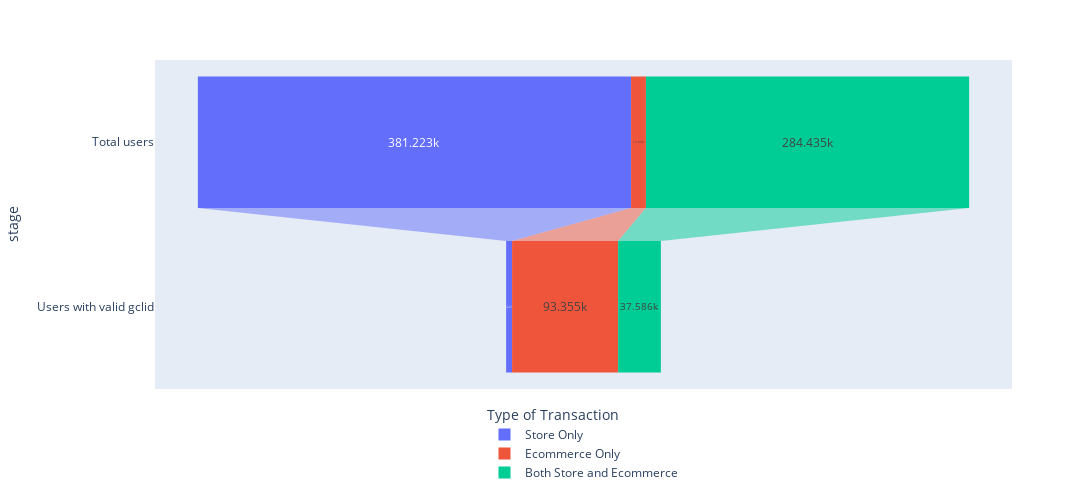

Write notebook code for a chart like this one.
### Markdown cell above
### Funnel-like chart to show the distribution of users between the different type of transactions and if they have or not a valid gclid

### Code cell
import plotly.express as px
import pandas as pd
stages = ["Total users","Users with valid gclid"]

df_store = pd.DataFrame(dict(number=[
    users_transactions.loc[users_transactions.SALES_CHANNEL=="STORE_ONLY","TOTAL_CUSTOMER_KEYS"].values[0],
    users_gclid_transactions.loc[users_gclid_transactions.SALES_CHANNEL=="STORE_ONLY","TOTAL_CUSTOMER_KEYS"].values[0], 
    #users_gclid_90days_transactions.loc[users_gclid_90days_transactions.SALES_CHANNEL=="STORE_ONLY","TOTAL_CUSTOMER_KEYS"].values[0]
    
    
], stage=stages))
df_store['Type of Transaction'] = 'Store Only'

df_ecommerce = pd.DataFrame(dict(number=[
    users_gclid_transactions.loc[users_gclid_transactions.SALES_CHANNEL=="ECOMMERCE ONLY","TOTAL_CUSTOMER_KEYS"].values[0],
    users_transactions.loc[users_transactions.SALES_CHANNEL=="ECOMMERCE ONLY","TOTAL_CUSTOMER_KEYS"].values[0],
    #users_gclid_90days_transactions.loc[users_gclid_90days_transactions.SALES_CHANNEL=="ECOMMERCE ONLY","TOTAL_CUSTOMER_KEYS"].values[0]
    
    
], stage=stages))
df_ecommerce['Type of Transaction'] = 'Ecommerce Only'

df_both = pd.DataFrame(dict(number=[
    users_transactions.loc[users_transactions.SALES_CHANNEL=="STORE AND ECOMMERCE","TOTAL_CUSTOMER_KEYS"].values[0],
    users_gclid_transactions.loc[users_gclid_transactions.SALES_CHANNEL=="STORE AND ECOMMERCE","TOTAL_CUSTOMER_KEYS"].values[0],
   # users_gclid_90days_transactions.loc[users_gclid_90days_transactions.SALES_CHANNEL=="STORE AND ECOMMERCE","TOTAL_CUSTOMER_KEYS"].values[0]    
], stage=stages))
df_both['Type of Transaction'] = 'Both Store and Ecommerce'

df = pd.concat([df_store, df_ecommerce, df_both], axis=0)
fig = px.funnel(df, x='number', y='stage', color='Type of Transaction',width=1400, height=500)

fig.update_layout(legend=dict(
    yanchor="bottom",
    y=-0.3,
    xanchor="center",
    x=0.5
))

fig.show()

### Figure 1 — Plotly figure (JSON) as saved in the notebook; plotly's stock layout.template omitted (floating-point values rounded to 4 significant figures)
{"data": [{"hovertemplate": "Type of Transaction=Store Only<br>number=%{x}<br>stage=%{y}<extra></extra>", "legendgroup": "Store Only", "marker": {"color": "#636efa"}, "name": "Store Only", "orientation": "h", "showlegend": true, "type": "funnel", "x": [381223, 5223], "xaxis": "x", "y": ["Total users", "Users with valid gclid"], "yaxis": "y"}, {"hovertemplate": "Type of Transaction=Ecommerce Only<br>number=%{x}<br>stage=%{y}<extra></extra>", "legendgroup": "Ecommerce Only", "marker": {"color": "#EF553B"}, "name": "Ecommerce Only", "orientation": "h", "showlegend": true, "type": "funnel", "x": [13090, 93355], "xaxis": "x", "y": ["Total users", "Users with valid gclid"], "yaxis": "y"}, {"hovertemplate": "Type of Transaction=Both Store and Ecommerce<br>number=%{x}<br>stage=%{y}<extra></extra>", "legendgroup": "Both Store and Ecommerce", "marker": {"color": "#00cc96"}, "name": "Both Store and Ecommerce", "orientation": "h", "showlegend": true, "type": "funnel", "x": [284435, 37586], "xaxis": "x", "y": ["Total users", "Users with valid gclid"], "yaxis": "y"}], "layout": {"height": 500, "legend": {"title": {"text": "Type of Transaction"}, "tracegroupgap": 0, "x": 0.5, "xanchor": "center", "y": -0.3, "yanchor": "bottom"}, "margin": {"t": 60}, "width": 1400, "xaxis": {"anchor": "y", "domain": [0, 1], "title": {"text": "number"}}, "yaxis": {"anchor": "x", "domain": [0, 1], "title": {"text": "stage"}}}}
